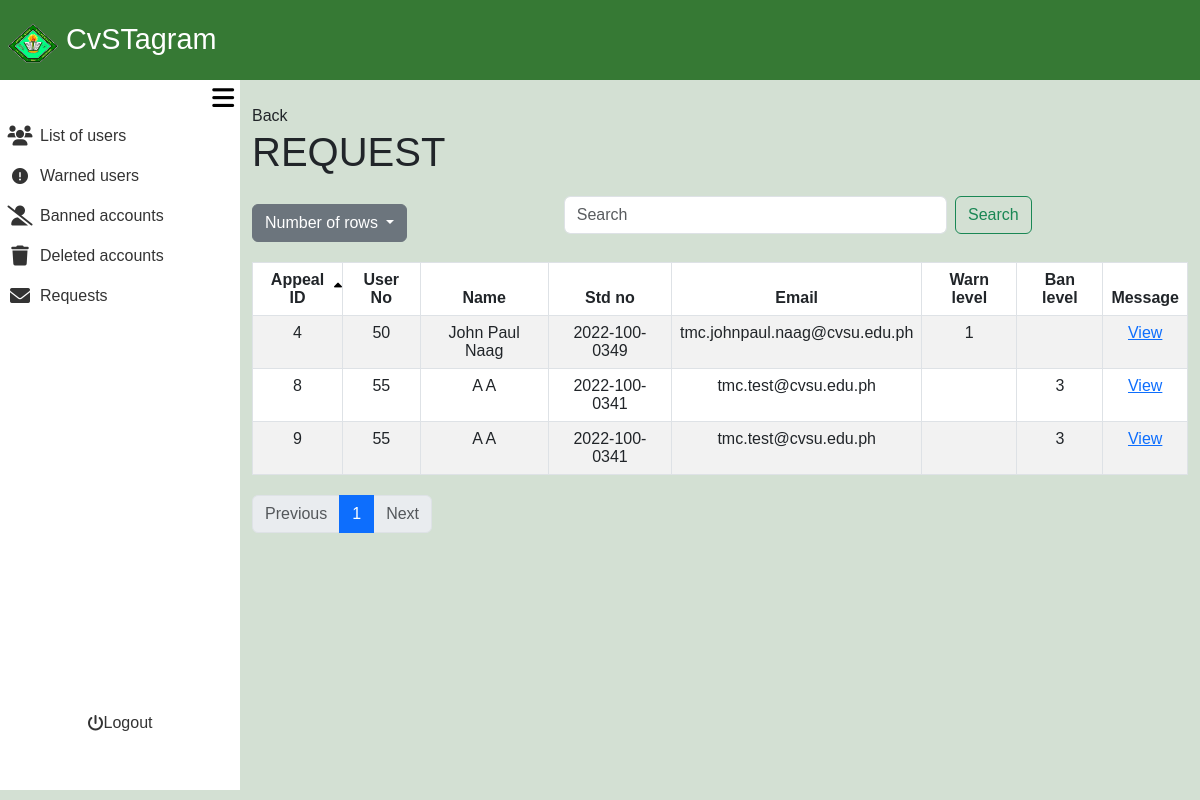
The page /admin_area/request.php on the database as committed earlier.
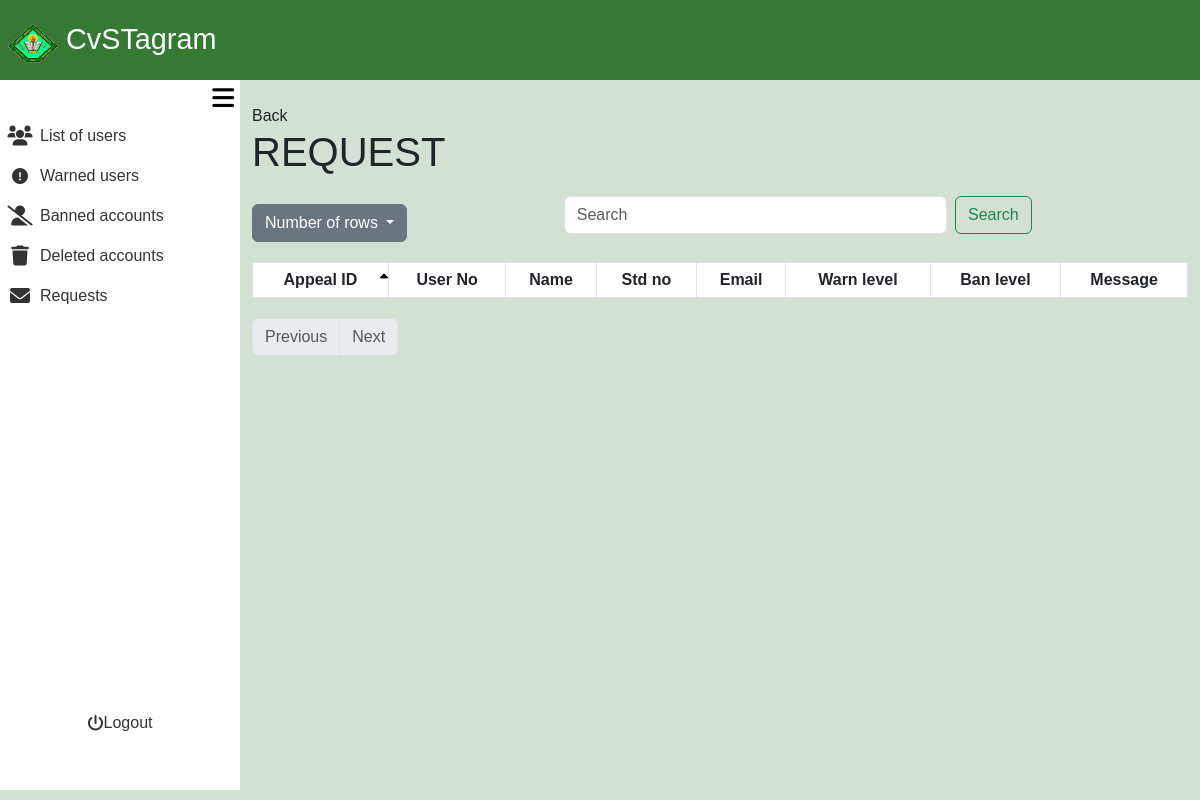
The same page on the database as committed later.
### tables this page shows
CREATE TABLE `appeal` (
  `appeal_id` int(11) NOT NULL,
  `user_no` int(11) NOT NULL,
  `fname` varchar(255) NOT NULL,
  `lname` varchar(255) NOT NULL,
  `email` varchar(255) NOT NULL,
  `student_no` varchar(13) NOT NULL,
  `appeal_no` int(11) NOT NULL,
  `appeal_message` text DEFAULT NULL,
  `user_ban_no` int(11) DEFAULT NULL,
  `user_warning_no` int(11) DEFAULT NULL,
  `timeStamp` timestamp NOT NULL DEFAULT current_timestamp()
);

### admin_area/request.php (the view, shortened to what the changed rows need)
<?php
require_once '../include/connect.php';
require_once '../include/bootsrap.php';
?>
<!DOCTYPE html>
<html lang="en">
<head>
    <link rel="stylesheet" href="admin_dashbaord.css?v=<?php echo time(); ?>">
</head>
<body>
<div class="container-fluid screen">
    <div class="container-fluid contbody">
        <div class="container-fluid content">
        <?php
$search = isset($_GET['search']) ? trim($_GET['search']) : '';
$sort_column = isset($_GET['sort']) ? $_GET['sort'] : 'appeal_id';
$sort_direction = isset($_GET['direction']) && $_GET['direction'] == 'desc' ? 'desc' : 'asc';
$rows_per_page = isset($_GET['rows']) ? intval($_GET['rows']) : 10;
$page = isset($_GET['page']) ? intval($_GET['page']) : 1;
$offset = ($page - 1) * $rows_per_page;
$searchFilter = !empty($search) ? " AND (a.appeal_id LIKE '%$search%' OR a.user_no LIKE '%$search%' OR a.fname LIKE '%$search%' OR a.lname LIKE '%$search%' OR a.email LIKE '%$search%' OR a.student_no LIKE '%$search%')" : "";
$query = "SELECT
    a.appeal_id,
    a.user_no,
    a.fname,
    a.lname,
    a.student_no,
    a.email,
    COALESCE(uw.warning_level, ' ') AS warning_level,
    COALESCE(ub.ban_level, ' ') AS ban_level
FROM
    appeal a
LEFT JOIN
    user_warnings uw ON a.user_no = uw.user_no
LEFT JOIN
    user_bans ub ON a.user_no = ub.user_no
    WHERE 1=1 $searchFilter
    ORDER BY $sort_column $sort_direction
    LIMIT $rows_per_page OFFSET $offset
";
$stmt = $con->prepare($query);
$stmt->execute();
$reports = $stmt->get_result();
$totalQuery = "SELECT COUNT(*) AS total FROM appeal";
$totalResult = $con->query($totalQuery);
$totalRecords = $totalResult->fetch_assoc()['total'];
$totalPages = ceil($totalRecords / $rows_per_page);
?>
<div class="container mt-4">
    <h1>REQUEST</h1>
    <table class="table table-bordered table-striped">
        <thead>
            <tr>
                <th scope="col" class="sortable <?php echo ($sort_column == 'appeal_id') ? ($sort_direction == 'asc' ? 'asc' : 'desc') : ''; ?>" onclick="sortTable('appeal_id')">Appeal ID<i class="fa-solid fa-sort-up"></i><i class="fa-solid fa-sort-down"></i></th>
                <th scope="col" class="sortable <?php echo ($sort_column == 'user_no') ? ($sort_direction == 'asc' ? 'asc' : 'desc') : ''; ?>" onclick="sortTable('user_no')">User No</th>
                <th scope="col" class="sortable <?php echo ($sort_column == 'fname') ? ($sort_direction == 'asc' ? 'asc' : 'desc') : ''; ?>" onclick="sortTable('fname')">Name</th>
                <th scope="col" class="sortable <?php echo ($sort_column == 'student_no') ? ($sort_direction == 'asc' ? 'asc' : 'desc') : ''; ?>" onclick="sortTable('student_no')">Std no<i class="fa-solid fa-sort-up"></i><i class="fa-solid fa-sort-down"></i></th>
                <th scope="col" class="sortable <?php echo ($sort_column == 'email') ? ($sort_direction == 'asc' ? 'asc' : 'desc') : ''; ?>" onclick="sortTable('email')">Email</th>
                <th scope="col" class="sortable <?php echo ($sort_column == 'warning_level') ? ($sort_direction == 'asc' ? 'asc' : 'desc') : ''; ?>" onclick="sortTable('warning_level')">Warn level<i class="fa-solid fa-sort-up"></i><i class="fa-solid fa-sort-down"></i></th>
                <th scope="col" class="sortable <?php echo ($sort_column == 'ban_level') ? ($sort_direction == 'asc' ? 'asc' : 'desc') : ''; ?>" onclick="sortTable('ban_level')">Ban level<i class="fa-solid fa-sort-up"></i><i class="fa-solid fa-sort-down"></i></th>
                <th scope="col">Message</th>
            </tr>
        </thead>
        <tbody>
            <?php
            while ($report = $reports->fetch_assoc()): ?>
                <tr>
                    <td><?php echo htmlspecialchars($report['appeal_id']); ?></td>
                    <td><?php echo htmlspecialchars($report['user_no']); ?></td>
                    <td><?php echo htmlspecialchars($report['fname'] . ' ' . $report['lname']); ?></td>
                    <td><?php echo htmlspecialchars($report['student_no']); ?></td>
                    <td><?php echo htmlspecialchars($report['email']); ?></td>
                    <td><?php echo htmlspecialchars($report['warning_level']); ?></td>
                    <td><?php echo htmlspecialchars($report['ban_level']); ?></td>
                    <td><a class="Review_posts text-primary" href="../admin_area/message_request.php?appeal_id=<?php echo htmlspecialchars($report['appeal_id']); ?>">View</a></td>
                </tr>
            <?php endwhile; ?>
        </tbody>
    </table>
    <nav aria-label="Page navigation">
        <ul class="pagination">
            <?php for ($i = 1; $i <= $totalPages; $i++): ?>
                <li class="page-item <?php if ($i == $page) echo 'active'; ?>">
                    <a class="page-link" href="?rows=<?php echo $rows_per_page; ?>&page=<?php echo $i; ?>&sort=<?php echo $sort_column; ?>&direction=<?php echo $sort_direction; ?>"><?php echo $i; ?></a>
                </li>
            <?php endfor; ?>
        </ul>
    </nav>
</div>
        </div>
    </div>
</div>
</body>
</html>

Rows that differ between the two databases and show on the page:
removed appeal: appeal_id "4", user_no "50", fname+lname "John Paul Naag", student_no "2022-100-0349", email "tmc.johnpaul.naag@cvsu.edu.ph", warning_level "1"
removed appeal: appeal_id "8", user_no "55", fname+lname "A A", student_no "2022-100-0341", email "tmc.test@cvsu.edu.ph", ban_level "3"
removed appeal: appeal_id "9", user_no "55", fname+lname "A A", student_no "2022-100-0341", email "tmc.test@cvsu.edu.ph", ban_level "3"
Other text that changed with them:
list line gone: "1"
